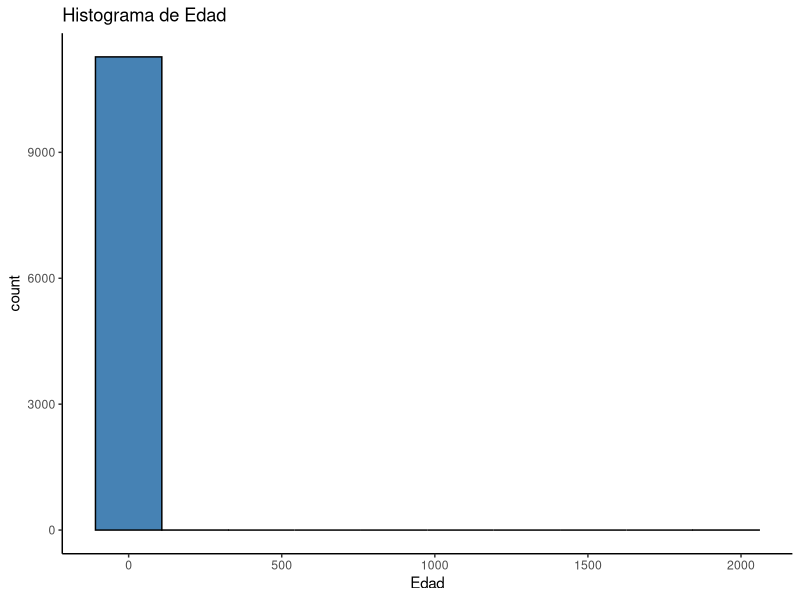
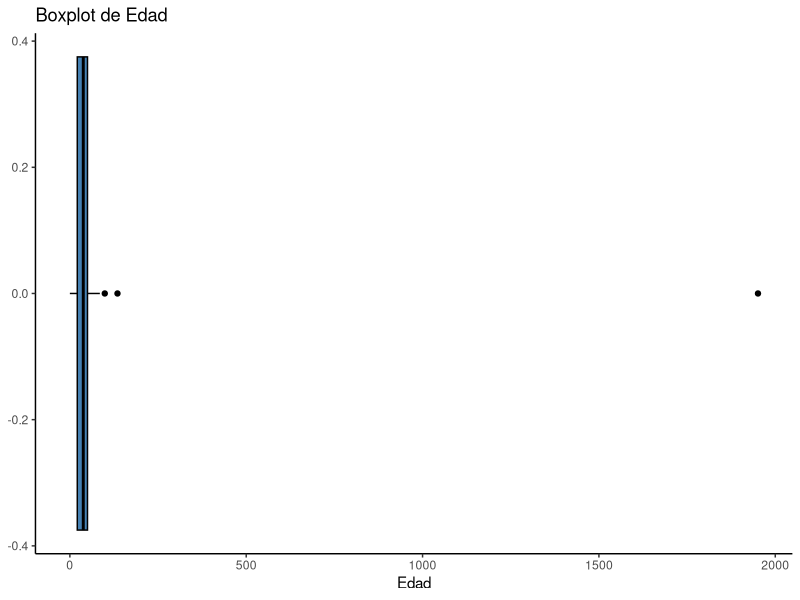
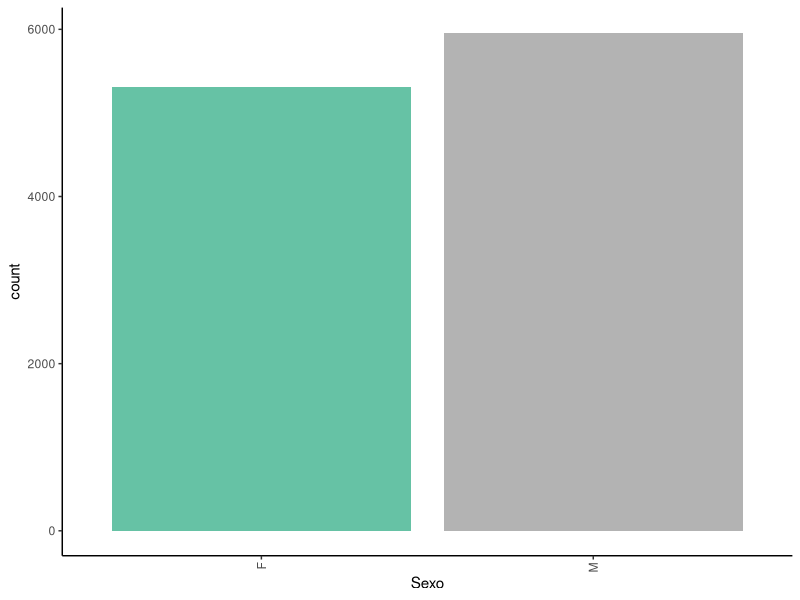
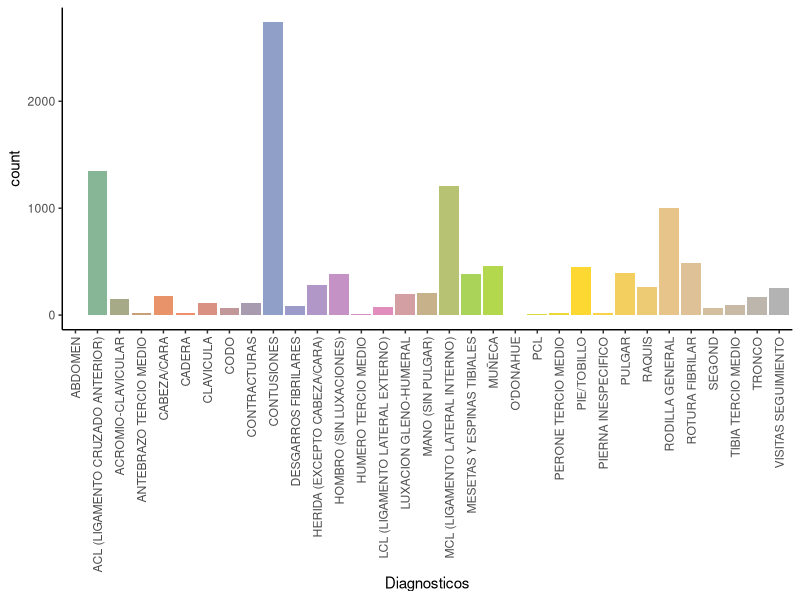
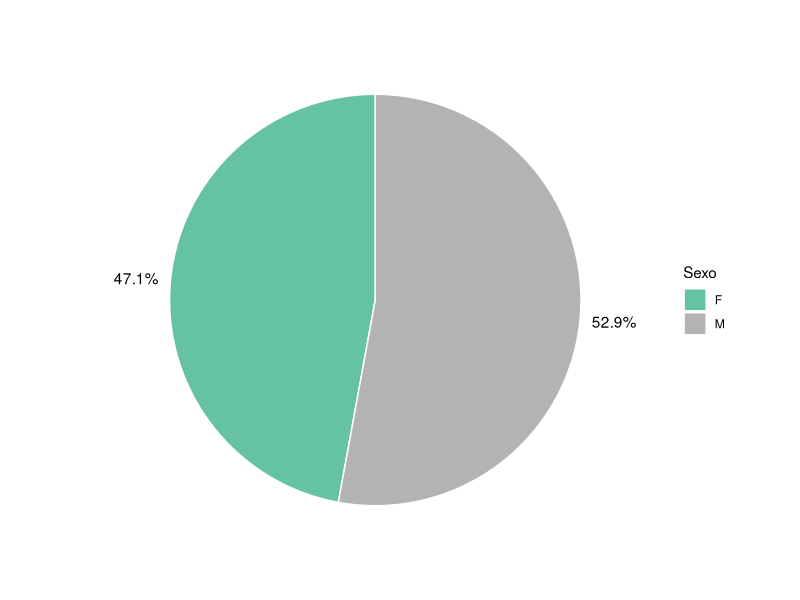
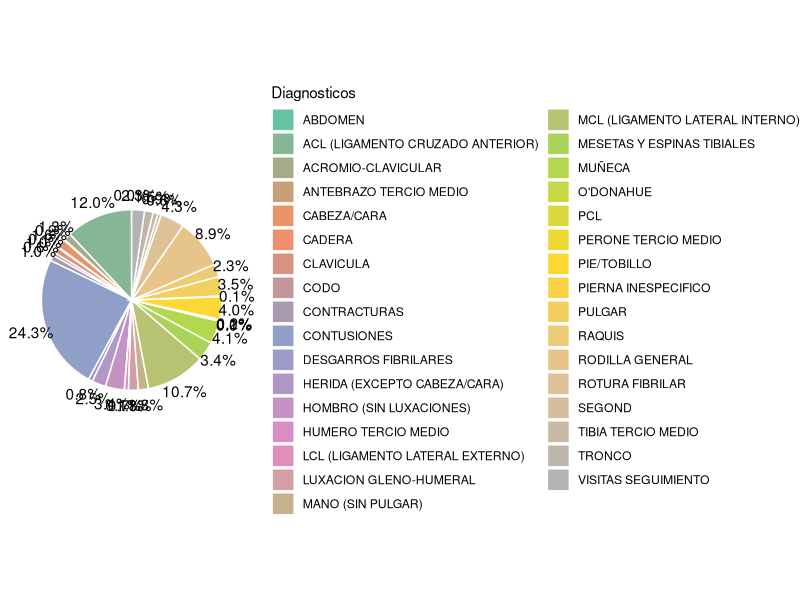
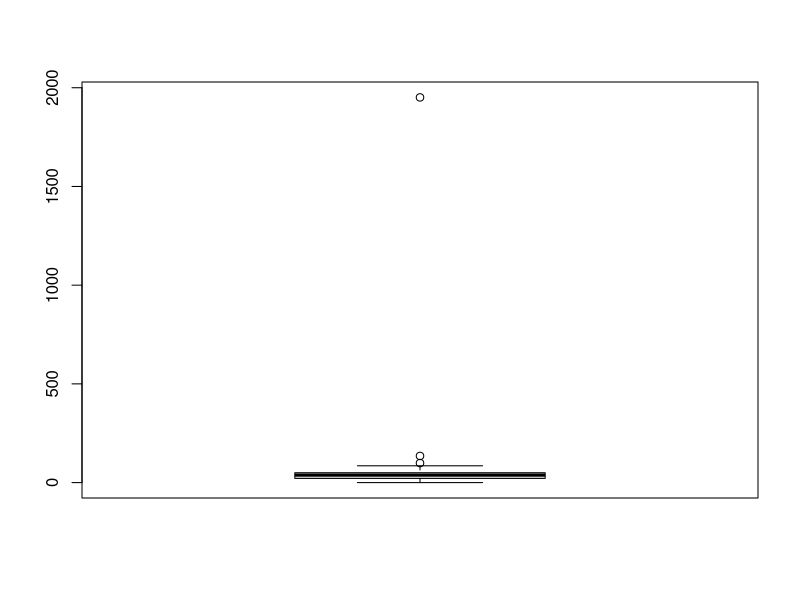
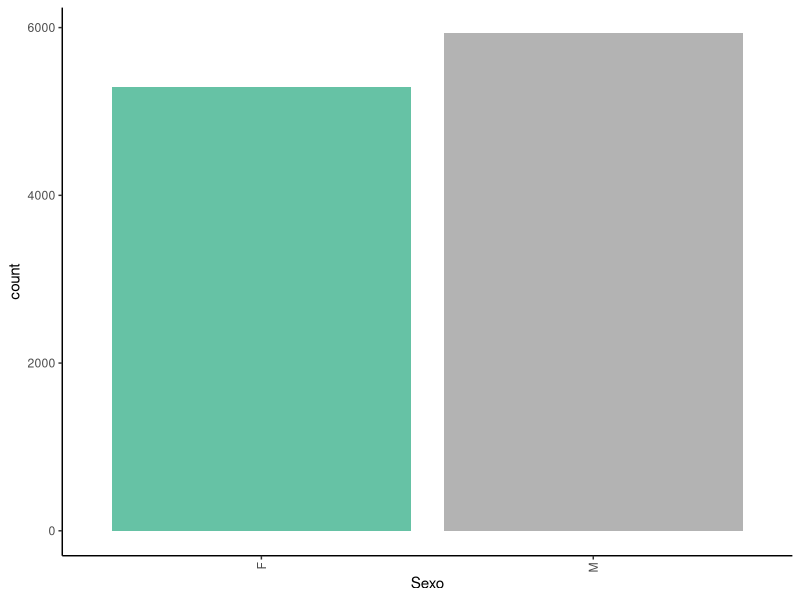

Write the R code that produced these figures, in order.
## ---- chunk 1
knitr::opts_chunk$set(echo = TRUE)
## ---- chunk 2
# Cargamos todos los paquetes necesarios
list.of.packages <- c("tidyr","ggplot2","readxl","tidyverse","lubridate","ggmap","base","RColorBrewer","kableExtra")
new.packages <- list.of.packages[!(list.of.packages %in% installed.packages()[,"Package"])]
if(length(new.packages) > 0) {
 install.packages(new.packages)
}

lapply(list.of.packages, require, character.only = T)
rm(list.of.packages, new.packages)
## ---- chunk 3
excel_sheets("Accidentes.xlsx") #Miro cuantas hojas hay en el fichero
Accidentes <- read_excel("Accidentes.xlsx")

excel_sheets("Episodios.xlsx")
sheet<-excel_sheets("Episodios.xlsx")

excel_sheets("InformesAsistencia.xlsx")
Informes <- read_excel("InformesAsistencia.xlsx")

excel_sheets("Diagnosticos.xlsx")
Diagnosticos <- read_excel("Diagnosticos.xlsx")

excel_sheets("Tratamientos.xlsx")
Tratamientos<- read_excel("Tratamientos.xlsx")

## ---- chunk 4
Episodios20 <- read_excel("Episodios.xlsx", sheet = sheet[1])
Episodios19 <- read_excel("Episodios.xlsx", sheet = sheet[2])
Episodios18 <- read_excel("Episodios.xlsx", sheet = sheet[3])
Episodios17 <- read_excel("Episodios.xlsx", sheet = sheet[4])
Episodios<-rbind(Episodios20,Episodios19,Episodios18,Episodios17)
## ---- chunk 5
Diagn<- read_excel("Diagnosticos.xlsx",sheet = "Hoja1")
Diagn2<- read_excel("Diagnosticos.xlsx")
nrow(Diagn)
nrow(Diagn2)

colnames(Diagn)[1]<-"Diagnostico"
colnames(Diagn2)[4]<-"Diagnostico"

Diagn2$Group<-NA
Diagn2$Group[grep("CARA",Diagn2$Diagnostico)]<-"CABEZA/CARA"
Diagn2$Group[grep("CONTUSIÓN",Diagn2$Diagnostico)]<-"CONTUSIONES"
Diagn2$Group[grep("CONTUSION",Diagn2$Diagnostico)]<-"CONTUSIONES"
Diagn2$Group[grep("CONTRACTURA",Diagn2$Diagnostico)]<-"CONTRACTURAS"
Diagn2$Group[grep("RODILLA",Diagn2$Diagnostico)]<-"RODILLA GENERAL"

for(i in 1:nrow(Diagn)){
 positions<- grep(Diagn$Diagnostico[i],Diagn2$Diagnostico, fixed=TRUE)
 Diagn2$Group[positions]<-Diagn$Grupo[i]
}

Diagnosticos<-Diagn2
rm(Diagn,Diagn2)
unique(Diagnosticos$Group)
## ---- chunk 6
head(Accidentes)
head(Episodios)   
head(Informes)    
head(Diagnosticos)    
head(Tratamientos)   

str(Accidentes)
str(Episodios)   
str(Informes)    
str(Diagnosticos)    
str(Tratamientos)
## ---- chunk 7
# Accidentes
length(table(Accidentes$Sexo))
length(table(Accidentes$Provincia))

# Episodios
length(table(Episodios$Episodio))
length(table(Episodios$`Tipo Episodio`))

# Informes
length(table(Informes$`Informe de Asistencia`))

# Diagnósticos
length(table(Diagnosticos$Diagnostico))
length(table(Diagnosticos$Group))

# Tratamientos
length(table(Tratamientos$Tratamiento))
## ---- chunk 8
Data<-inner_join(Accidentes, Diagnosticos, by="IdHistorico")
## ---- chunk 9
Data<-Data[,c(3,4,5,10)]
names(Data)[4]<-"Diagnosticos"
## ---- chunk 10
head(Data)  #kable(Data) %>% kable_styling()
dim(Data)
summary(Data)
## ---- chunk 11
ListaVar<-sapply(Data,class)
ListaVar
Variables_Cat <- which(ListaVar == "character")
Variables_Num <- which(ListaVar == "numeric")
Variables_Cat<-colnames(Data)[Variables_Cat]
Variables_Num<-colnames(Data)[Variables_Num]
## ---- chunk 12
str(Data)
## ---- chunk 13
#Gráficamente
 ggplot(Data, aes(x=Edad)) + geom_histogram(bins=10,col='black', fill="steelblue") + ggtitle(paste("Histograma de","Edad")) + xlab("Edad") + theme_classic()
 ggplot(Data, aes(x=Edad)) + geom_boxplot(col='black', fill="steelblue") + ggtitle(paste("Boxplot de","Edad")) + xlab("Edad") + theme_classic()

 #Analiticamente
sapply(Data[,Variables_Num],summary)  #kable(sapply(Data[,Variables_Num],summary)) %>% kable_style()
## ---- chunk 14
#Analiticamente
sapply(Data[,Variables_Cat],table)  #Categorias de cada variable
sapply(Data[,Variables_Cat],function(x){ nrow(table(x))}) # Número de categorias de cada variable

#Covertimos todas las variables charachter a factor
Data[,Variables_Cat]<-lapply(Data[,Variables_Cat],as.factor)

#Gráficamente
loopCat <- function(names) {
  n.use<-sym(names)
  nb.cols<-length(levels(Data[[n.use]]))
  mycolors <- colorRampPalette(brewer.pal(8, "Set2"))(nb.cols)
  plotbar <- ggplot(Data) + geom_bar(aes(x=!! n.use, fill=!! n.use),show.legend=FALSE) +
          scale_fill_manual(values =mycolors) + theme_classic() + theme(axis.text.x = element_text(angle = 90, vjust = 0.5, hjust=1))
  return(plotbar)
}

loopCat1 <- function(names) {
  #Parametros pre gráfica
  n.use<-sym(names)
  nb.cols<-length(levels(Data[[n.use]]))
  mycolors <- colorRampPalette(brewer.pal(8, "Set2"))(nb.cols)
  per <- Data %>% count(!! n.use) %>% mutate(pct = n / sum(n))
  #Gráfica
  pieplot<-ggplot(per, aes(x = "", y = pct, fill = !! n.use )) +
  geom_bar(stat = "identity", color = "white") +
  geom_text(aes(x = 1.6, label = scales::percent(pct, accuracy = .1)), position = position_stack(vjust = .5)) + scale_fill_manual(values =mycolors) + coord_polar(theta="y") + theme_void()
 
  return(pieplot)
}

lapply(Variables_Cat,loopCat)
lapply(Variables_Cat,loopCat1)
## ---- chunk 15
sum(is.na(Data))
sapply(Data, function(x) sum(is.na(x)))   #kable(sapply(Data, function(x) sum(is.na(x)))) %>% kable_styling()
## ---- chunk 16
Outliers<-boxplot(Data$Edad)$out             #Detectamos los outliers
Outliers
## ---- chunk 17
Remove<-which(Data$Edad>=min(Outliers))
Data<-Data[-Remove,]
## ---- chunk 18
table(Data$Edad)
length(which(Data$Edad<3))
## ---- chunk 19
Remove<-which(Data$Edad<3)
Data<-Data[-Remove,]
## ---- chunk 20
breakPoints <- c(0, 15, 29, 50, Inf)
categories <- c("0-15", "16-29", "30-50", ">=51")
 
Data$Edad <- cut(Data$Edad, breaks = breakPoints, labels = categories)
Variables_Cat<-c(Variables_Cat,"Edad")
## ---- chunk 21
table(Data$Diagnosticos) #kable(table(Data$Diagnosticos)) %>% kable_styling()
## ---- chunk 22
which(table((Data$Diagnosticos))<100)
names<-names(which(table((Data$Diagnosticos))<100))

Data$Diagnosticos<-as.character(Data$Diagnosticos)
for(i in names){
  Data$Diagnosticos[grep(i,Data$Diagnosticos,fixed = TRUE)]<-"OTROS"
}

Data$Diagnosticos<-as.factor(Data$Diagnosticos)
table(Data$Diagnosticos)
## ---- chunk 23
Date <- Data$`Fecha Visita`
Date<-as.factor(month(as.POSIXlt(Date, format="%m/%d/%Y")))
levels(Date)<-c("Enero","Febrero","Marzo","Abril","Noviembre","Diciembre")
Data$Mes<-Date
Variables_Cat<-c(Variables_Cat,"Mes")
## ---- chunk 24
Data$`Fecha Visita`<-NULL
head(Data)
## ---- chunk 25
sapply(Data,function(x){sum(is.na(x))})
## ---- chunk 26
Data<-data.frame(lapply(Data,as.factor))
str(Data)
## ---- chunk 27
loopCat <- function(names) {
  n.use<-sym(names)
  nb.cols<-length(levels(Data[[n.use]]))
  mycolors <- colorRampPalette(brewer.pal(8, "Set2"))(nb.cols)
  plotbar <- ggplot(Data) + geom_bar(aes(x=!! n.use, fill=!! n.use),show.legend=FALSE) +
          scale_fill_manual(values =mycolors) +theme_classic() + theme(axis.text.x = element_text(angle = 90, vjust = 0.5, hjust=1))
  return(plotbar)
}

loopCat1 <- function(names) {
  #Parametros pre gráfica
  n.use<-sym(names)
  nb.cols<-length(levels(Data[[n.use]]))
  mycolors <- colorRampPalette(brewer.pal(8, "Set2"))(nb.cols)
  per <- Data %>% count(!! n.use) %>% mutate(pct = n / sum(n))
  #Gráfica
  pieplot<-ggplot(per, aes(x = "", y = pct, fill = !! n.use )) +
  geom_bar(stat = "identity", color = "white") +
  geom_text(aes(x = 1.6, label = scales::percent(pct, accuracy = .1)), position = position_stack(vjust = .5)) + scale_fill_manual(values =mycolors) + coord_polar(theta="y") + theme_void()
 
  return(pieplot)
}


lapply(names(Data),loopCat)
lapply(names(Data),loopCat)[[3]] # Para poder ver bien la gráfica de la variable Diagnosticos
lapply(names(Data),loopCat1)
## ---- chunk 28
loopbivarCat <- function(names) {
  n.use<-sym(names)
  plotbar<-ggplot(Data, aes(x =Diagnosticos, fill = !! n.use)) + geom_bar(position = "fill") + ggtitle(paste0("Diagnostico en función de: ",names)) + theme_classic() + xlab("Diagnósticos") + ylab("Densidad") + theme(axis.text.x = element_text(angle = 90, vjust = 0.5, hjust=1))
  return(plotbar)
}

names<-c("Sexo","Edad","Mes")
lapply(names,loopbivarCat)
## ---- chunk 29
ggplot(Data, aes(x = Edad, fill = Sexo)) + geom_bar(position = "fill") + ggtitle(paste0("Contratación del producto por:",names)) + theme_classic() + xlab(names) + ylab("Densidad") + theme(axis.text.x = element_text(angle = 90, vjust = 0.5, hjust=1))
## ---- chunk 30
#path<-"C:/Users/X541UJ/Desktop/TFG/Analisis_propio/Análisis/Multivariante/ACM"
#path2<-"C:/Users/X541UJ/Desktop/TFG/Analisis_propio/Análisis/Multivariante/Reglas de Asociación"
#save(Data,file =paste0(path,"/DataProcesada.RData"))
#save(Data,file =paste0(path2,"/DataProcesada.RData"))
#Lo guardamos en la carpeta de clustering para seguir
#save.image("Resultados.RData")
#write.csv(Data,file =paste0(path,"/DataProcesada.csv"))
